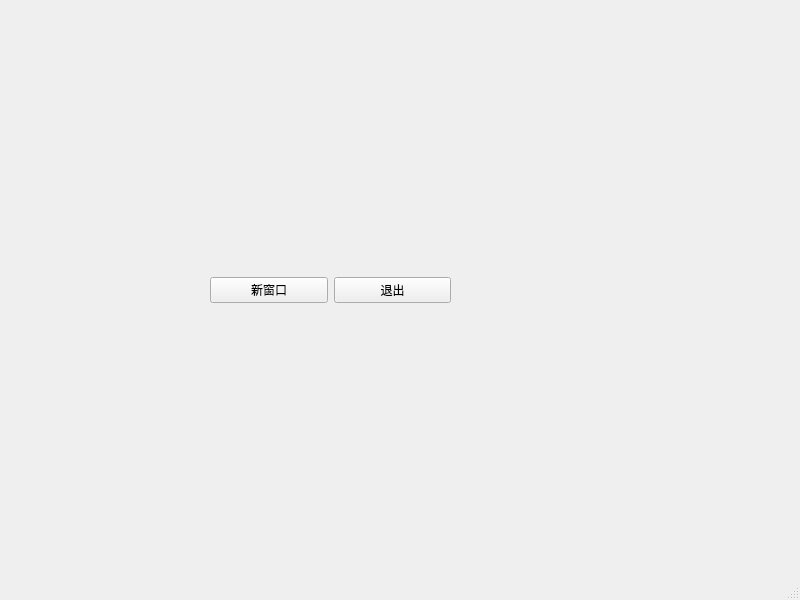
<?xml version="1.0" encoding="UTF-8"?>
<ui version="4.0">
 <class>MainWindow</class>
 <widget class="QMainWindow" name="MainWindow">
  <property name="geometry">
   <rect>
    <x>0</x>
    <y>0</y>
    <width>800</width>
    <height>600</height>
   </rect>
  </property>
  <property name="windowTitle">
   <string>MainWindow</string>
  </property>
  <widget class="QWidget" name="centralwidget">
   <widget class="QWidget" name="verticalLayoutWidget">
    <property name="geometry">
     <rect>
      <x>210</x>
      <y>230</y>
      <width>241</width>
      <height>119</height>
     </rect>
    </property>
    <layout class="QVBoxLayout" name="verticalLayout">
     <item>
      <spacer name="verticalSpacer">
       <property name="orientation">
        <enum>Qt::Vertical</enum>
       </property>
       <property name="sizeHint" stdset="0">
        <size>
         <width>20</width>
         <height>40</height>
        </size>
       </property>
      </spacer>
     </item>
     <item>
      <layout class="QHBoxLayout" name="horizontalLayout">
       <item>
        <widget class="QPushButton" name="pushButton_2">
         <property name="text">
          <string>新窗口</string>
         </property>
        </widget>
       </item>
       <item>
        <widget class="QPushButton" name="pushButton">
         <property name="text">
          <string>退出</string>
         </property>
        </widget>
       </item>
      </layout>
     </item>
     <item>
      <spacer name="verticalSpacer_2">
       <property name="orientation">
        <enum>Qt::Vertical</enum>
       </property>
       <property name="sizeHint" stdset="0">
        <size>
         <width>20</width>
         <height>40</height>
        </size>
       </property>
      </spacer>
     </item>
    </layout>
   </widget>
  </widget>
  <widget class="QMenuBar" name="menubar">
   <property name="geometry">
    <rect>
     <x>0</x>
     <y>0</y>
     <width>800</width>
     <height>21</height>
    </rect>
   </property>
  </widget>
  <widget class="QStatusBar" name="statusbar"/>
 </widget>
 <resources/>
 <connections/>
</ui>
